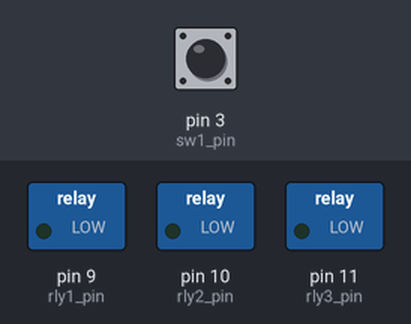
This sketch was run on a simulated Arduino Uno, built with avr-gcc and run on an emulated ATmega328P. Parts: switched loads named in the sketch (green lamp = pin HIGH). Dashed ring = blinking. The test bench sets the inputs (shaded band); at power-on: pin 3 (sw1_pin) HIGH. Random numbers use the default seed unless the sketch sets one.

Above: at 1.2 s.
1.3 s: pin 3 (sw1_pin) pulled LOW for 0.15 s
At 1.45 s:
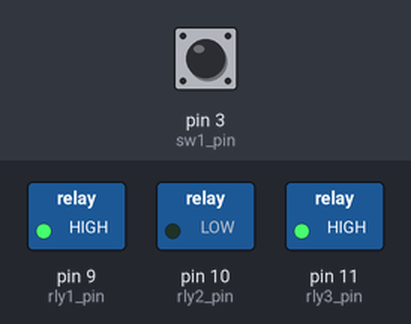
4.3 s: pin 3 (sw1_pin) pulled LOW for 1 s
At 4.48 s:
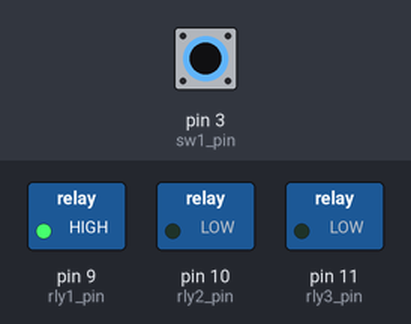
7.3 s: pin 3 (sw1_pin) pulled LOW for 3.2 s
At 7.8 s:
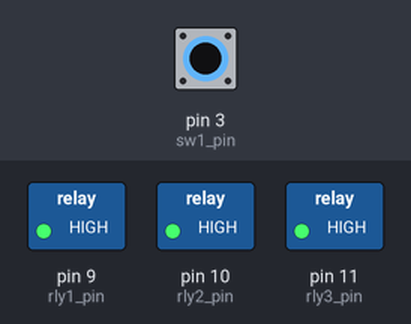
Timing chart, 0 to 12.6 s (numbered marks = the images above; inputs shaded):
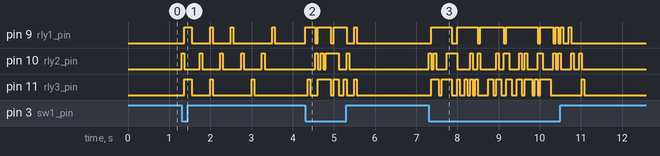

The sketch:

adepto_no_reader2.ino
```cpp
// (licence header left out)
// Determine how much money was read by a Pyramid Technologies APEX-5400 series
// bill acceptor.

// The bill acceptor should be configured to communicate by sending 10 pulses
// for every $1. The pulses should be set to fast - 50ms on, 50ms off.


int quantum = 62;      // milliseconds per step, 1/4 second

int s1steps = 5;        // $1 - steps 4, 1 second
char s1s1[] = "00010";
char s1s2[] = "10000";
char s1s3[] = "00010";

int s5steps = 12;       // $5 - 3 seconds
char s5s1[] = "100100000000";
char s5s2[] = "000010010000";
char s5s3[] = "000000001001";

int s10steps = 36;       // $10 - 12 seconds
char s10s1[] = "100000001000000010000000000000001000";
char s10s2[] = "000010000000100000001000000010000000";
char s10s3[] = "100000001000000000000000100000000000";

int s20steps = 92;       // $20 - 23 seconds
char s20s1[] = "11110000111100000000000000000000111100001111000011110000000000000000000000000000111100001111";
char s20s2[] = "11110000000000001111000011110000000000001111000000000000111100000000000011110000000000001111";
char s20s3[] = "11110000111100000000000000000000111100001111000000000000000000001111000000000000000000001111";

char *steps1;
char *steps2;
char *steps3;
int steps = 0;                         // number of steps to work through
int current_step = 0;                  // number of steps left
unsigned long last_step = millis();    // when was the last time a step was executed

int sw1_pin = 3;                       // input switch 1

int rly1_pin = 9;                      // relay 1
int rly2_pin = 10;                     // relay 2
int rly3_pin = 11;                     // relay 3

unsigned long last_change = millis();  // when was the last time a pulse was received?

int checked = true;


void setup()
{
  //Serial.begin(57600);                    // setup the //Serial port for communications with the host computer
  //Serial.println("setup");

  randomSeed(analogRead(0));

  pinMode(sw1_pin, INPUT);

  pinMode(rly1_pin, OUTPUT);
  pinMode(rly2_pin, OUTPUT);
  pinMode(rly3_pin, OUTPUT);
}


void setup_steps()
{
  switch (random(0, 4)) {
  case 0:
    //Serial.println("random 0");
    steps  = s1steps;
    steps1 = s1s1;
    steps2 = s1s2;
    steps3 = s1s3;
    break;

  case 1:
    //Serial.println("random 1");
    steps  = s5steps;
    steps1 = s5s1;
    steps2 = s5s2;
    steps3 = s5s3;
    break;

  case 2:
    //Serial.println("random 2");
    steps  = s10steps;
    steps1 = s10s1;
    steps2 = s10s2;
    steps3 = s10s3;
    break;

  case 3:
    //Serial.println("random 3");
    steps  = s20steps;
    steps1 = s20s1;
    steps2 = s20s2;
    steps3 = s20s3;
    break;

  }
}


void check_the_switches()
{
  if (digitalRead(sw1_pin) == LOW) {

    //Serial.println("switch lo");
    setup_steps();
    current_step = 0;

  }
}


void trip(int solenoid, char note)
{
  if (note == '0') {
    digitalWrite(solenoid, LOW);
  }
  else {
    if (note == '1') {
      digitalWrite(solenoid, HIGH);
    }
  }
}


void trip_the_relays()
{
  unsigned long int now = millis();

  if (current_step < steps) {
    if ((now - last_step) > quantum) {

      //Serial.println("tripping");
      //Serial.println(steps1[current_step]);
      //Serial.println(steps2[current_step]);
      //Serial.println(steps3[current_step]);

      trip(rly1_pin, steps1[current_step]);
      trip(rly2_pin, steps2[current_step]);
      trip(rly3_pin, steps3[current_step]);

      current_step += 1;
      last_step = now;

    }
  } else {

    trip(rly1_pin, '0');
    trip(rly2_pin, '0');
    trip(rly3_pin, '0');

  }
}


void loop()
{
  check_the_switches();
  trip_the_relays();
}
```

Measured:
- after the input at 1.3 s, pin 10 (rly2_pin): alternates HIGH for 0.06 s and LOW for 0.44 s, 10 changes in all, then stays LOW, starting at once; pin 11 (rly3_pin): goes HIGH 0.19 s, LOW 0.44 s, HIGH 0.06 s, LOW 0.95 s, HIGH 0.06 s, then LOW, starting after 0.06 s
